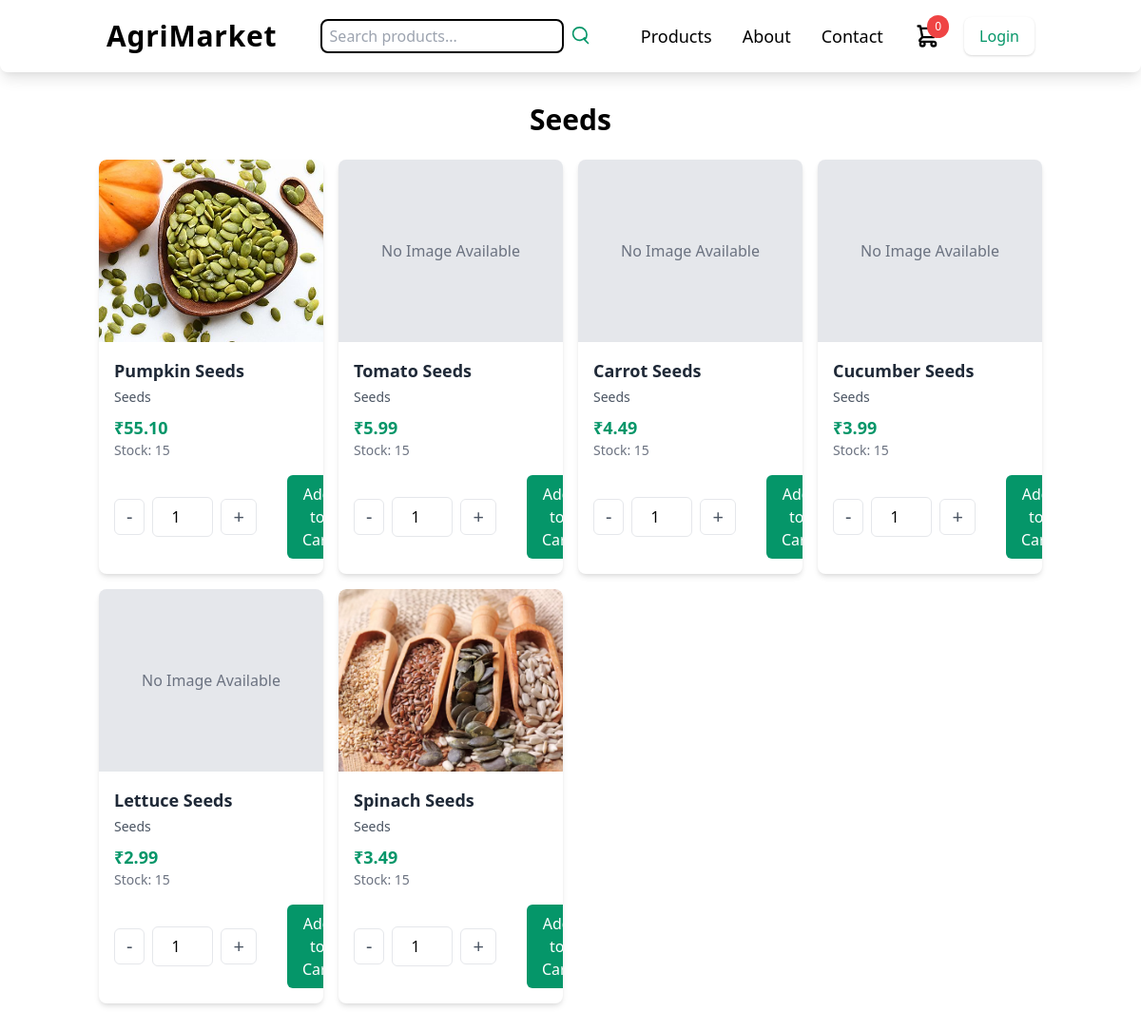
/category/Seeds/, run on the app's committed database.
### homepage/models.py (models this page shows, shortened)
class Product(models.Model):
    name = models.CharField(max_length=255)
    price = models.DecimalField(max_digits=10, decimal_places=2)
    description = models.TextField()
    image = models.ImageField(upload_to='product_images/', blank=True, null=True)
    category = models.CharField(max_length=100)
    stock = models.PositiveIntegerField(default=0)
    created_at = models.DateTimeField(auto_now_add=True)
    updated_at = models.DateTimeField(auto_now=True)

### homepage/views.py (the view)
# urls.py: path('category/<str:category_name>/', views.category_page, name='category_page'),
def category_page(request, category_name):
    cart_items = Cart.objects.filter(user=request.user) if request.user.is_authenticated else []
    products = Product.objects.filter(category=category_name)
    return render(request, 'homepage/categorypage.html', {'products': products, 'category_name': category_name, "cart_items": cart_items})

### homepage/templates/homepage/categorypage.html (shortened to what this page needs)
{% load static %}
<!DOCTYPE html>
<html lang="en">
<head>
    <link href="https://cdn.jsdelivr.net/npm/tailwindcss@2.2.19/dist/tailwind.min.css" rel="stylesheet">
</head>
<body>
{% include 'homepage/header.html' %}
<div class="container mx-auto px-4 py-8">
    <h1 class="text-3xl font-semibold text-center mb-6">{{ category_name }}</h1>
    {% if products %}
        <div class="grid grid-cols-2 md:grid-cols-4 gap-4">
            {% for product in products %}
                {% if product.image %}
    {% include 'homepage/product_card.html' with image=product.image.url title=product.name %}
{% else %}
    {% include 'homepage/product_card.html' with image='no-image.jpg' title=product.name %}
{% endif %}
            {% endfor %}
        </div>
    {% else %}
        <p class="text-center text-gray-500">No products found in this category.</p>
    {% endif %}
</div>
</body>
</html>

### homepage/templates/homepage/product_card.html (shortened to what this page needs)
<div class="rounded-lg shadow-md overflow-hidden bg-white hover:shadow-lg transition-shadow duration-300 h-full flex flex-col">
    <a href="{% url 'product_detail' product.id %}" class="block h-full flex flex-col">
        {% if product.image %}
            <img src="{{ product.image.url }}" alt="{{ product.name }}" class="w-full h-48 object-cover rounded-t-lg">
        {% else %}
            <div class="w-full h-48 flex items-center justify-center bg-gray-200 text-gray-500">
                No Image Available
            </div>
        {% endif %}
        <div class="p-4 flex-grow">
            <h3 class="font-semibold text-lg mb-1 text-gray-800">{{ product.name }}</h3>
            <p class="text-gray-600 text-sm mb-2">{{ product.category }}</p>
            <p class="text-green-600 font-bold text-lg">₹{{ product.price|floatformat:2 }}</p>
            {% if product.stock > 0 %}
                <p class="text-sm text-gray-500">Stock: {{ product.stock }}</p>
            {% else %}
                <p class="text-red-500 font-bold">Out of Stock</p>
            {% endif %}
        </div>
    </a>
    <div class="px-4 pb-4 flex items-center gap-2">
        {% if product.stock > 0 %}
            <form action="{% url 'add_to_cart' product.id %}" method="post" onsubmit="updateQuantityField(this)">
                <div class="flex items-center gap-2">
                    <button type="button" class="text-xl text-gray-600 border px-3 py-1 rounded-md hover:bg-gray-200 transition-colors" onclick="changeQuantity(this, -1)">-</button>
                    <input type="number" name="quantity" min="1" max="{{ product.stock }}" value="1"
                           class="w-16 p-2 border rounded-md text-center flex-none quantity-input">
                    <button type="button" class="text-xl text-gray-600 border px-3 py-1 rounded-md hover:bg-gray-200 transition-colors" onclick="changeQuantity(this, 1)">+</button>
                    <button type="submit"
                            class="bg-green-600 text-white text-center py-2 px-4 ml-6 rounded-md hover:bg-green-700 transition-all flex-1">
                        Add to Cart
                    </button>
                </div>
            </form>
        {% else %}
            <button disabled class="block w-full bg-gray-400 text-white text-center py-2 rounded-md cursor-not-allowed">
                Out of Stock
            </button>
        {% endif %}
    </div>
</div>

### data on the page
Product: image (picture), name "Pumpkin Seeds", category "Seeds", price "55.10", stock "15"
Product: image "No Image Available", name "Tomato Seeds", category "Seeds", price "5.99", stock "15"
Product: image "No Image Available", name "Carrot Seeds", category "Seeds", price "4.49", stock "15"
Product: image "No Image Available", name "Cucumber Seeds", category "Seeds", price "3.99", stock "15"
Product: image "No Image Available", name "Lettuce Seeds", category "Seeds", price "2.99", stock "15"
Product: image (picture), name "Spinach Seeds", category "Seeds", price "3.49", stock "15"

### other printed values
{{ cart_items|length }} "0"
{{ category_name }} "Seeds"
